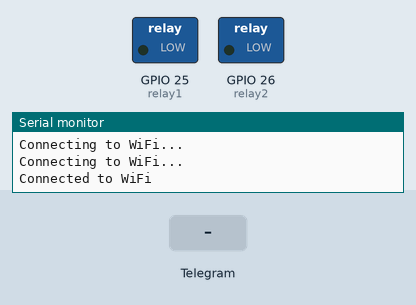
This sketch was run on a simulated ESP32. Parts: switched loads named in the sketch (green lamp = pin HIGH), the last lines printed to the serial monitor. Inputs (shaded band) come from the test bench. WiFi joins after 1.5 s; servers stay silent unless stated.

Above: at 3.2 s.
3.3 s: Telegram message "matikan lampu" received
At 4.2 s:
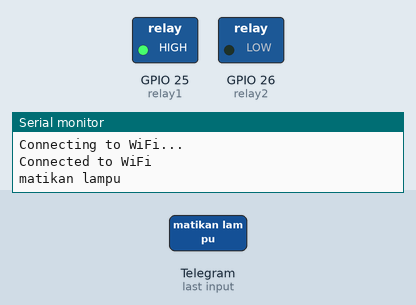
5.1 s: Telegram message "nyalakan kipas" received
At 6.4 s:
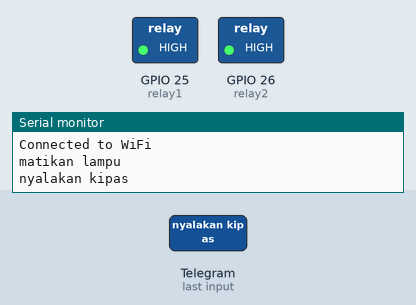
6.7 s: Telegram message "nyalakan lampu" received
At 7.8 s:
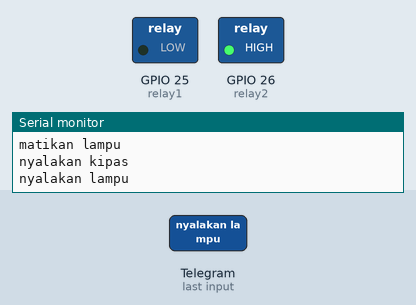
Timing chart, 0 to 9.7 s (numbered marks = the images above; inputs shaded):
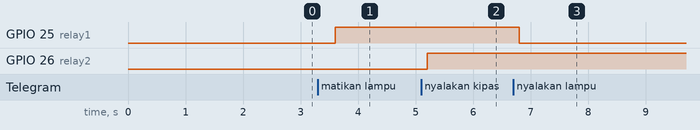

The sketch:

hidupnyalakanlampudankipas.ino
```cpp
#include <WiFi.h>
#include <UniversalTelegramBot.h>
#include <WiFiClientSecure.h>
const char *WIFI_SSID = "Juan";
const char *WIFI_PASSWORD = "juan1234";

const char *BOT_TOKEN = "GUNAKAN_BOT_TOKEN_KALIAN_DI_GOODFATHER";
String chatId = "GUNAKAN_IDBOT_KALIAN";

WiFiClientSecure client;
UniversalTelegramBot bot(BOT_TOKEN, client);

const int relay1 = 25; // Pin yang digunakan untuk mengendalikan lampu
const int relay2 = 26; // Pin yang digunakan untuk mengendalikan Kipas

void setup()
{
    Serial.begin(115200);

    pinMode(relay1, OUTPUT);
    pinMode(relay2, OUTPUT);

    // Menghubungkan ke WiFi
    WiFi.begin(WIFI_SSID, WIFI_PASSWORD);
    while (WiFi.status() != WL_CONNECTED)
    {
        delay(1000);
        Serial.println("Connecting to WiFi...");
        digitalWrite(relay1, LOW);
        digitalWrite(relay2, LOW);
    }
    Serial.println("Connected to WiFi");

    // Menginisialisasi pin untuk lampu dan kipas

    digitalWrite(relay1, LOW);
    digitalWrite(relay2, LOW);
    // Memulai koneksi ke Telegram
    client.setCACert(TELEGRAM_CERTIFICATE_ROOT); // Ini opsional, bergantung pada versi pustaka yang digunakan
}

void loop()
{
    int numNewMessages = bot.getUpdates(bot.last_message_received + 1);

    for (int i = 0; i < numNewMessages; i++)
    {
        chatId = bot.messages[i].chat_id; // Menyimpan chat_id dari pesan terbaru

        String text = bot.messages[i].text;
        Serial.println(text);
        if (text == "say")
        {
            bot.sendMessage(chatId, "ApaKabar!");
            delay(100);
            bot.sendMessage(chatId, "Apa yang bisa dibantu!");
        }
        else if (text == "matikan lampu")
        {
            digitalWrite(relay1, HIGH);
            bot.sendMessage(chatId, "Lampu telah dimatikan!");
        }
        else if (text == "nyalakan lampu")
        {
            digitalWrite(relay1, LOW);
            bot.sendMessage(chatId, "Lampu telah dihidupkan!");
        }
        else if (text == "nyalakan kipas")
        {
            digitalWrite(relay2, HIGH);
            bot.sendMessage(chatId, "Kipas telah dihidupkan!");
        }
        else if (text == "matikan kipas")
        {
            digitalWrite(relay2, LOW);
            bot.sendMessage(chatId, "Kipas telah dimatikan!");
        }
    }

    delay(1000);
}
```

Measured:
- after the input at 3.3 s, GPIO 25 (relay1): LOW → HIGH after 0.30 s
- after the input at 5.1 s, GPIO 26 (relay2): LOW → HIGH after 0.10 s
- after the input at 6.7 s, GPIO 25 (relay1): HIGH → LOW after 0.10 s
